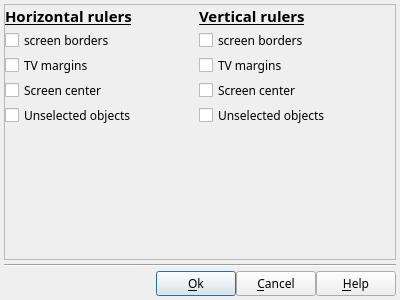
<?xml version="1.0" encoding="UTF-8"?>
<ui version="4.0">
 <class>DlgRulerDef</class>
 <widget class="QDialog" name="DlgRulerDef">
  <property name="geometry">
   <rect>
    <x>0</x>
    <y>0</y>
    <width>400</width>
    <height>300</height>
   </rect>
  </property>
  <property name="font">
   <font>
    <family>Sans Serif</family>
    <pointsize>9</pointsize>
   </font>
  </property>
  <property name="windowTitle">
   <string>Ruler properties</string>
  </property>
  <layout class="QVBoxLayout" name="verticalLayout">
   <property name="spacing">
    <number>4</number>
   </property>
   <property name="margin">
    <number>4</number>
   </property>
   <item>
    <widget class="QScrollArea" name="scrollArea">
     <property name="widgetResizable">
      <bool>true</bool>
     </property>
     <widget class="QWidget" name="scrollAreaWidgetContents">
      <property name="geometry">
       <rect>
        <x>0</x>
        <y>0</y>
        <width>390</width>
        <height>250</height>
       </rect>
      </property>
      <layout class="QGridLayout" name="gridLayout">
       <property name="leftMargin">
        <number>0</number>
       </property>
       <property name="topMargin">
        <number>0</number>
       </property>
       <property name="rightMargin">
        <number>4</number>
       </property>
       <property name="bottomMargin">
        <number>0</number>
       </property>
       <property name="spacing">
        <number>2</number>
       </property>
       <item row="0" column="0">
        <widget class="QLabel" name="label">
         <property name="sizePolicy">
          <sizepolicy hsizetype="Expanding" vsizetype="Preferred">
           <horstretch>0</horstretch>
           <verstretch>0</verstretch>
          </sizepolicy>
         </property>
         <property name="font">
          <font>
           <pointsize>11</pointsize>
           <weight>75</weight>
           <bold>true</bold>
           <underline>true</underline>
          </font>
         </property>
         <property name="text">
          <string>Horizontal rulers</string>
         </property>
        </widget>
       </item>
       <item row="0" column="1">
        <widget class="QLabel" name="label_2">
         <property name="sizePolicy">
          <sizepolicy hsizetype="Expanding" vsizetype="Preferred">
           <horstretch>0</horstretch>
           <verstretch>0</verstretch>
          </sizepolicy>
         </property>
         <property name="font">
          <font>
           <pointsize>11</pointsize>
           <weight>75</weight>
           <bold>true</bold>
           <underline>true</underline>
          </font>
         </property>
         <property name="text">
          <string>Vertical rulers</string>
         </property>
        </widget>
       </item>
       <item row="1" column="0">
        <widget class="QCheckBox" name="Horiz_ScreenBorderCB">
         <property name="sizePolicy">
          <sizepolicy hsizetype="Expanding" vsizetype="Fixed">
           <horstretch>0</horstretch>
           <verstretch>0</verstretch>
          </sizepolicy>
         </property>
         <property name="text">
          <string>screen borders</string>
         </property>
        </widget>
       </item>
       <item row="1" column="1">
        <widget class="QCheckBox" name="Vert_ScreenBorderCB">
         <property name="sizePolicy">
          <sizepolicy hsizetype="Expanding" vsizetype="Fixed">
           <horstretch>0</horstretch>
           <verstretch>0</verstretch>
          </sizepolicy>
         </property>
         <property name="text">
          <string>screen borders</string>
         </property>
        </widget>
       </item>
       <item row="2" column="0">
        <widget class="QCheckBox" name="Horiz_TVMarginsCB">
         <property name="sizePolicy">
          <sizepolicy hsizetype="Expanding" vsizetype="Fixed">
           <horstretch>0</horstretch>
           <verstretch>0</verstretch>
          </sizepolicy>
         </property>
         <property name="text">
          <string>TV margins</string>
         </property>
        </widget>
       </item>
       <item row="2" column="1">
        <widget class="QCheckBox" name="Vert_TVMarginsCB">
         <property name="sizePolicy">
          <sizepolicy hsizetype="Expanding" vsizetype="Fixed">
           <horstretch>0</horstretch>
           <verstretch>0</verstretch>
          </sizepolicy>
         </property>
         <property name="text">
          <string>TV margins</string>
         </property>
        </widget>
       </item>
       <item row="3" column="0">
        <widget class="QCheckBox" name="Horiz_ScreenCenterCB">
         <property name="sizePolicy">
          <sizepolicy hsizetype="Expanding" vsizetype="Fixed">
           <horstretch>0</horstretch>
           <verstretch>0</verstretch>
          </sizepolicy>
         </property>
         <property name="text">
          <string>Screen center</string>
         </property>
        </widget>
       </item>
       <item row="3" column="1">
        <widget class="QCheckBox" name="Vert_ScreenCenterCB">
         <property name="sizePolicy">
          <sizepolicy hsizetype="Expanding" vsizetype="Fixed">
           <horstretch>0</horstretch>
           <verstretch>0</verstretch>
          </sizepolicy>
         </property>
         <property name="text">
          <string>Screen center</string>
         </property>
        </widget>
       </item>
       <item row="5" column="0">
        <spacer name="verticalSpacer">
         <property name="orientation">
          <enum>Qt::Vertical</enum>
         </property>
         <property name="sizeHint" stdset="0">
          <size>
           <width>20</width>
           <height>40</height>
          </size>
         </property>
        </spacer>
       </item>
       <item row="4" column="0">
        <widget class="QCheckBox" name="Horiz_UnselectedObjCB">
         <property name="text">
          <string>Unselected objects</string>
         </property>
        </widget>
       </item>
       <item row="4" column="1">
        <widget class="QCheckBox" name="Vert_UnselectedObjCB">
         <property name="text">
          <string>Unselected objects</string>
         </property>
        </widget>
       </item>
      </layout>
     </widget>
    </widget>
   </item>
   <item>
    <widget class="Line" name="line">
     <property name="orientation">
      <enum>Qt::Horizontal</enum>
     </property>
    </widget>
   </item>
   <item>
    <layout class="QHBoxLayout" name="horizontalLayout_5">
     <property name="spacing">
      <number>0</number>
     </property>
     <property name="margin">
      <number>0</number>
     </property>
     <item>
      <spacer name="horizontalSpacer">
       <property name="orientation">
        <enum>Qt::Horizontal</enum>
       </property>
       <property name="sizeHint" stdset="0">
        <size>
         <width>40</width>
         <height>20</height>
        </size>
       </property>
      </spacer>
     </item>
     <item>
      <widget class="QPushButton" name="OKBT">
       <property name="toolTip">
        <string>Accept modification and exit dialog box</string>
       </property>
       <property name="text">
        <string>&amp;Ok</string>
       </property>
       <property name="icon">
        <iconset resource="../../RSCffDiaporama.qrc">
         <normaloff>:/img/action_ok.png</normaloff>:/img/action_ok.png</iconset>
       </property>
      </widget>
     </item>
     <item>
      <widget class="QPushButton" name="CancelBt">
       <property name="toolTip">
        <string>Cancel modification and exit dialog box</string>
       </property>
       <property name="text">
        <string>&amp;Cancel</string>
       </property>
       <property name="icon">
        <iconset resource="../../RSCffDiaporama.qrc">
         <normaloff>:/img/action_cancel.png</normaloff>:/img/action_cancel.png</iconset>
       </property>
      </widget>
     </item>
     <item>
      <widget class="QPushButton" name="HelpBT">
       <property name="toolTip">
        <string>Open help page describing this dialog box</string>
       </property>
       <property name="text">
        <string>&amp;Help</string>
       </property>
       <property name="icon">
        <iconset resource="../../RSCffDiaporama.qrc">
         <normaloff>:/img/help.png</normaloff>:/img/help.png</iconset>
       </property>
       <property name="shortcut">
        <string>F1</string>
       </property>
      </widget>
     </item>
    </layout>
   </item>
  </layout>
 </widget>
 <resources>
  <include location="../../RSCffDiaporama.qrc"/>
 </resources>
 <connections/>
</ui>
